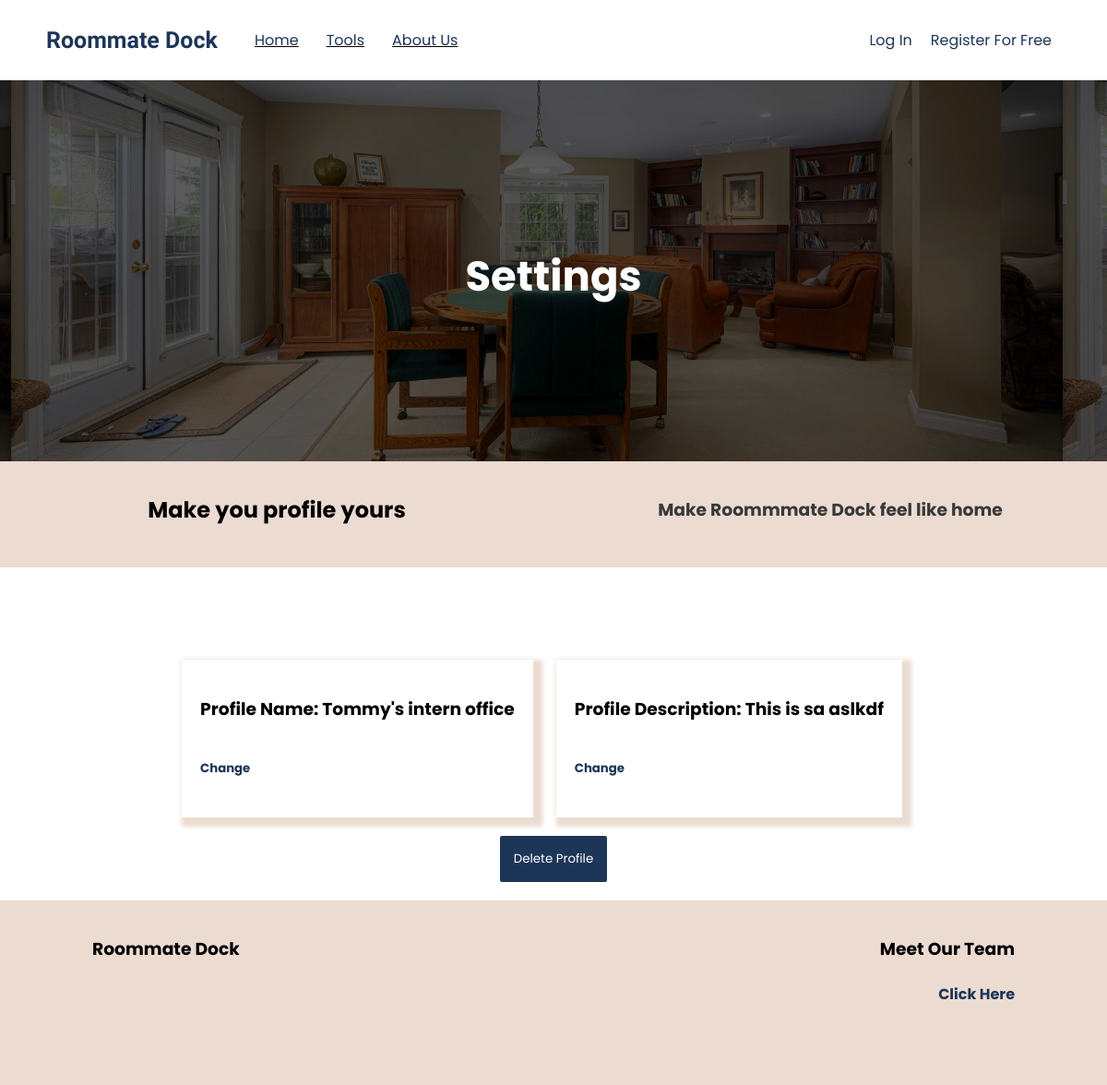
The page /rentsplit/setting/Tommy's intern office on the database as committed earlier.
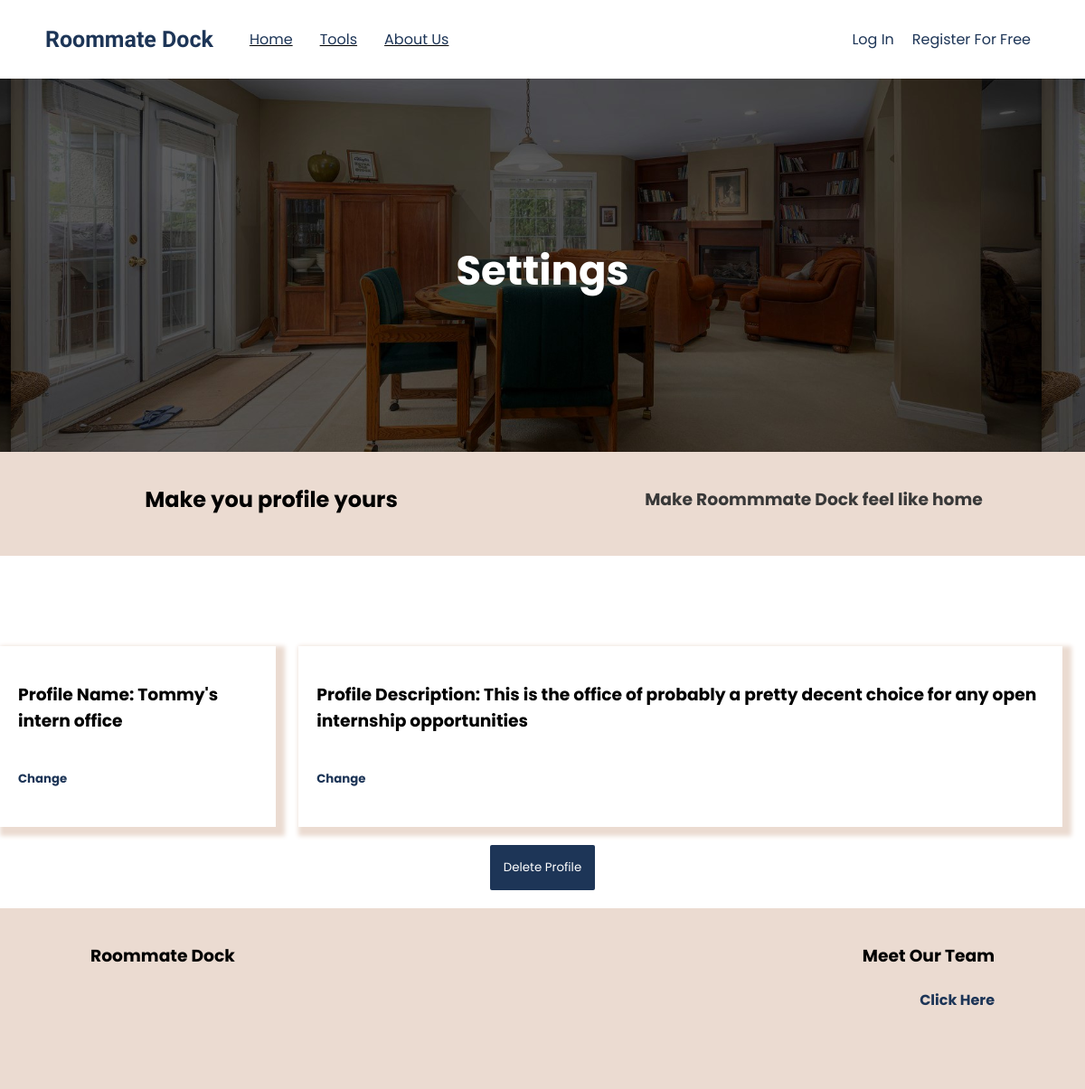
The same page on the database as committed later.
### rentsplit/models.py (models this page shows, shortened)
class ProfileAuth(models.Model):
    name = models.CharField(max_length=64, unique=True)
    rent = models.IntegerField(default=0)
    users = models.ManyToManyField(User, related_name='profile')
    description = models.CharField(max_length=120, null=True)

### rentsplit/views.py (the view, shortened to what this page needs)
# urls.py: path('setting/<str:profile_name>', views.profile_settings, name='profile-settings'),
def profile_settings(request, profile_name):
    profile = ProfileAuth.objects.get(name=profile_name)
    context ={
        'profile': profile,
    }
    return render(request, 'rentsplit/settings.html', context)

### rentsplit/templates/rentsplit/settings.html (shortened to what this page needs)
{% extends 'dock/layout-landing.html' %}
{% load static %}
{% block body %}
<div class="content-wrapper app-banner background-image-divider-main center">
    <h1 class='padding-top white-text main-text big-text'>Settings</h1>
</div>
<div class="banner next-to-eachother padding-top-small padding-bottom-small center">
    <div class="half-div center">
        <h2 class='main-text' style='text-align:center;'>Make you profile yours</h2>
    </div>
    <div class="half-div center">
        <h3 class='sub-text'>Make Roommmate Dock feel like home</h3>
    </div>
</div>
    <div class="center next-to-eachother mobile-fit-content">
        <div class="big-card margin-top margin-bottom stack-divs mobile-width margin-right">
            <h3 class='main-text'>Profile Name: {{profile.name}}</h3>
            <h5 class='link main-text' id='settings-change-name'>Change</h5>
        </div>
        <div class="big-card margin-top margin-bottom stack-divs mobile-width margin-right">
            <h3 class='main-text'>Profile Description: {{profile.description}}</h3>
            <h5 class='link main-text' id='settings-change-description'>Change</h5>
        </div>
    </div>
    <div class="center margin-bottom">
        <button class='main-button' id='delete-profile-button'>Delete Profile</button>
    </div>
{% endblock body %}

Rows that differ between the two databases and show on the page:
changed ProfileAuth "Tommy's intern office": description "This is sa aslkdf" → "This is the office of probably a pretty decent choice for any open internship opportunities"
